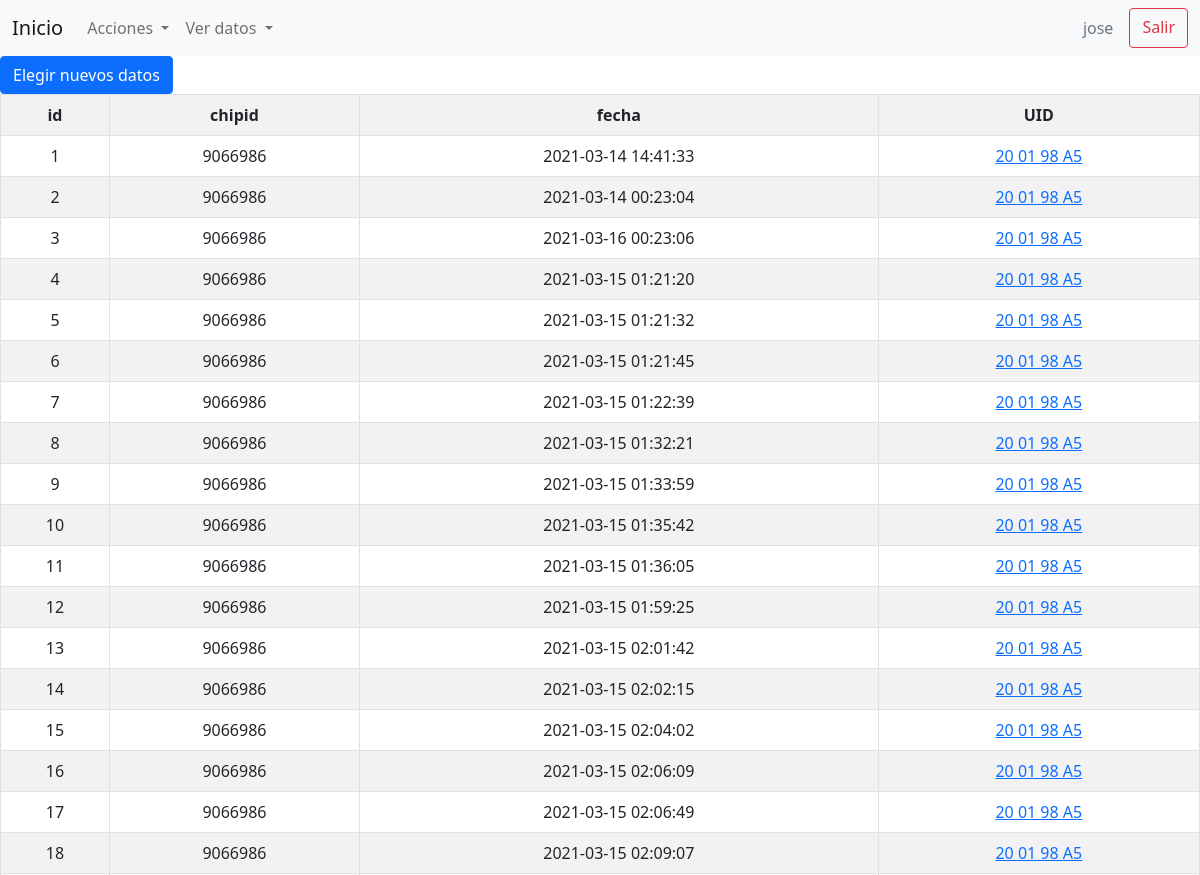
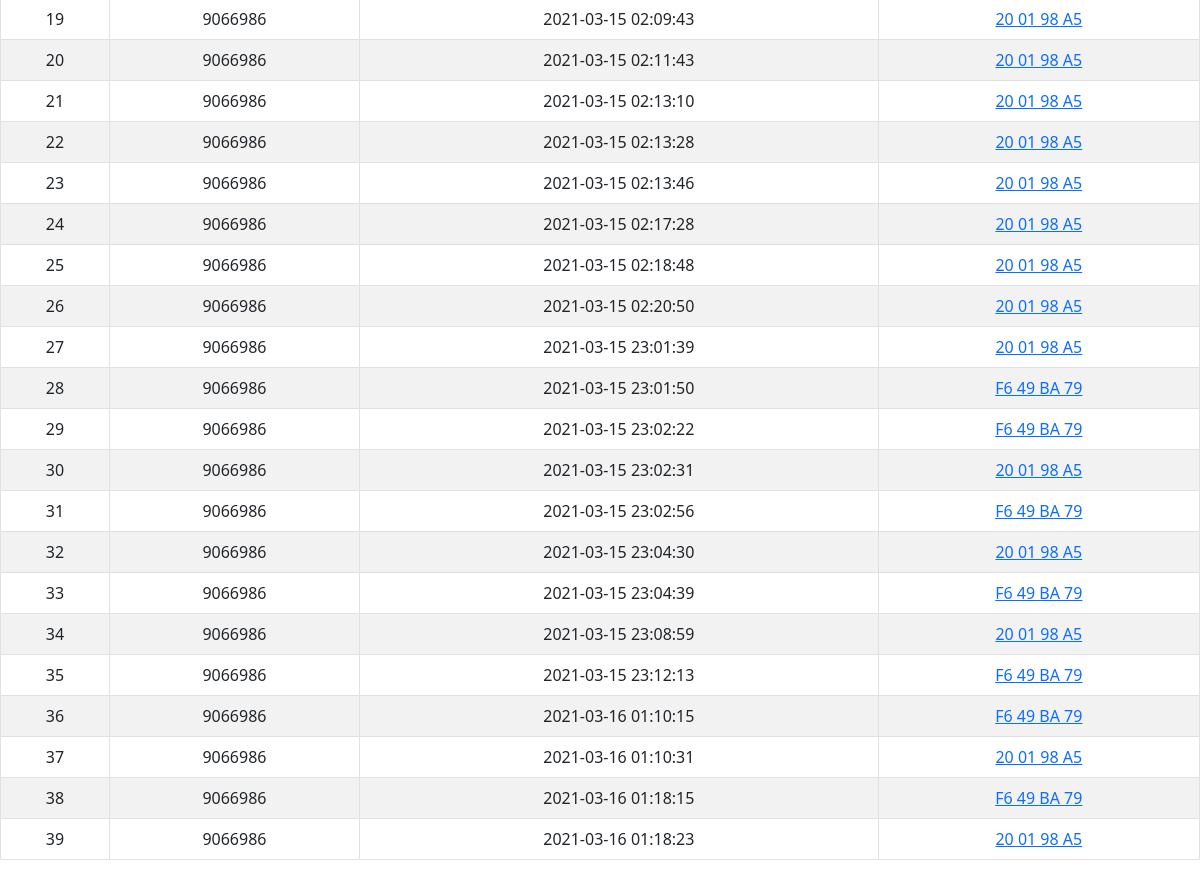
/ingresos.php (signed in), run on the app's committed database (2 pictures, top to bottom).
### tables this page shows
CREATE TABLE `ingresos` (
  `id` int(11) NOT NULL,
  `chipid` int(11) NOT NULL,
  `fecha` timestamp NOT NULL DEFAULT current_timestamp() ON UPDATE current_timestamp(),
  `UID` varchar(50) NOT NULL
);

### ingresos.php (the view, shortened to what this page needs)
<?php
include("Conexion.php");
$fecha = $_POST['fecha'];
$consulta = "SELECT * FROM ingresos WHERE DATE_FORMAT(fecha, '%Y-%m-%d') = '$fecha'";
if($fecha == null){
	$consulta = "SELECT * FROM ingresos WHERE 1";
}
?>
<!DOCTYPE html>
<html>
<head>
</head>
<body>
	<?php
	include("navegacion.php");
	?>
	<a href="datosingreso.php" class="btn btn-primary">Elegir nuevos datos</a>
	<table width="100%" class="table table-bordered table-striped"  align="center">
				  <tr align="center" >
				  	<th>id</th>
				    <th>chipid</th>
				    <th>fecha</th>
				    <th>UID</th>
				  </tr>
					<?php
					$resultado = mysqli_query($conexion, $consulta);
					while ($filas=mysqli_fetch_assoc($resultado)) {?>
				  <tr align="center">
				    <td><?php echo $filas["id"]?></td>
				    <td><?php echo $filas["chipid"]?></td>
				    <td><?php echo $filas["fecha"]?></td>
				    <td><a href="usuarios.php?UID=<?php echo $filas["UID"]?>"><?php echo $filas["UID"]?></a></td>
				  </tr>
				  <?php
					}
					?>
			</table>
</body>
</html>

### navegacion.php (shortened to what this page needs)
<?php
	$usuario = $_SESSION['usuario'];
?>
<link rel="stylesheet" href="css/bootstrap.min.css">
<nav class="navbar navbar-expand-lg navbar-light bg-light">
  <div class="container-fluid">
    <a class="navbar-brand" href="index.php">Inicio</a>
    <div class="collapse navbar-collapse" id="navbarSupportedContent">
      <ul class="navbar-nav me-auto mb-2 mb-lg-0">
        <li class="nav-item dropdown">
          <a class="nav-link dropdown-toggle" href="#" id="navbarDropdown" role="button" data-bs-toggle="dropdown" aria-expanded="false">
            Acciones
          </a>
        </li>
        <li class="nav-item dropdown">
          <a class="nav-link dropdown-toggle" href="#" id="navbarDropdown" role="button" data-bs-toggle="dropdown" aria-expanded="false">
            Ver datos
          </a>
        </li>
      </ul>
      <form class="d-flex">
        <a class="nav-link disabled" href="#" tabindex="-1" aria-disabled="true"><?php echo $usuario?></a>
        <a href="cerrar_sesion.php" class="btn btn-outline-danger">Salir</a>
      </form>
    </div>
  </div>
</nav>

### data on the page
ingresos: id "1", chipid "9066986", fecha "2021-03-14 14:41:33", UID "20 01 98 A5"
ingresos: id "2", chipid "9066986", fecha "2021-03-14 00:23:04", UID "20 01 98 A5"
ingresos: id "3", chipid "9066986", fecha "2021-03-16 00:23:06", UID "20 01 98 A5"
ingresos: id "4", chipid "9066986", fecha "2021-03-15 01:21:20", UID "20 01 98 A5"
ingresos: id "5", chipid "9066986", fecha "2021-03-15 01:21:32", UID "20 01 98 A5"
ingresos: id "6", chipid "9066986", fecha "2021-03-15 01:21:45", UID "20 01 98 A5"
ingresos: id "7", chipid "9066986", fecha "2021-03-15 01:22:39", UID "20 01 98 A5"
ingresos: id "8", chipid "9066986", fecha "2021-03-15 01:32:21", UID "20 01 98 A5"
ingresos: id "9", chipid "9066986", fecha "2021-03-15 01:33:59", UID "20 01 98 A5"
ingresos: id "10", chipid "9066986", fecha "2021-03-15 01:35:42", UID "20 01 98 A5"
ingresos: id "11", chipid "9066986", fecha "2021-03-15 01:36:05", UID "20 01 98 A5"
ingresos: id "12", chipid "9066986", fecha "2021-03-15 01:59:25", UID "20 01 98 A5"
ingresos: id "13", chipid "9066986", fecha "2021-03-15 02:01:42", UID "20 01 98 A5"
ingresos: id "14", chipid "9066986", fecha "2021-03-15 02:02:15", UID "20 01 98 A5"
ingresos: id "15", chipid "9066986", fecha "2021-03-15 02:04:02", UID "20 01 98 A5"
ingresos: id "16", chipid "9066986", fecha "2021-03-15 02:06:09", UID "20 01 98 A5"
ingresos: id "17", chipid "9066986", fecha "2021-03-15 02:06:49", UID "20 01 98 A5"
ingresos: id "18", chipid "9066986", fecha "2021-03-15 02:09:07", UID "20 01 98 A5"
ingresos: id "19", chipid "9066986", fecha "2021-03-15 02:09:43", UID "20 01 98 A5"
ingresos: id "20", chipid "9066986", fecha "2021-03-15 02:11:43", UID "20 01 98 A5"
ingresos: id "21", chipid "9066986", fecha "2021-03-15 02:13:10", UID "20 01 98 A5"
ingresos: id "22", chipid "9066986", fecha "2021-03-15 02:13:28", UID "20 01 98 A5"
ingresos: id "23", chipid "9066986", fecha "2021-03-15 02:13:46", UID "20 01 98 A5"
ingresos: id "24", chipid "9066986", fecha "2021-03-15 02:17:28", UID "20 01 98 A5"
ingresos: id "25", chipid "9066986", fecha "2021-03-15 02:18:48", UID "20 01 98 A5"
ingresos: id "26", chipid "9066986", fecha "2021-03-15 02:20:50", UID "20 01 98 A5"
ingresos: id "27", chipid "9066986", fecha "2021-03-15 23:01:39", UID "20 01 98 A5"
ingresos: id "28", chipid "9066986", fecha "2021-03-15 23:01:50", UID "F6 49 BA 79"
ingresos: id "29", chipid "9066986", fecha "2021-03-15 23:02:22", UID "F6 49 BA 79"
ingresos: id "30", chipid "9066986", fecha "2021-03-15 23:02:31", UID "20 01 98 A5"
ingresos: id "31", chipid "9066986", fecha "2021-03-15 23:02:56", UID "F6 49 BA 79"
ingresos: id "32", chipid "9066986", fecha "2021-03-15 23:04:30", UID "20 01 98 A5"
ingresos: id "33", chipid "9066986", fecha "2021-03-15 23:04:39", UID "F6 49 BA 79"
ingresos: id "34", chipid "9066986", fecha "2021-03-15 23:08:59", UID "20 01 98 A5"
ingresos: id "35", chipid "9066986", fecha "2021-03-15 23:12:13", UID "F6 49 BA 79"
ingresos: id "36", chipid "9066986", fecha "2021-03-16 01:10:15", UID "F6 49 BA 79"
ingresos: id "37", chipid "9066986", fecha "2021-03-16 01:10:31", UID "20 01 98 A5"
ingresos: id "38", chipid "9066986", fecha "2021-03-16 01:18:15", UID "F6 49 BA 79"
ingresos: id "39", chipid "9066986", fecha "2021-03-16 01:18:23", UID "20 01 98 A5"

### other printed values
$usuario "jose"
